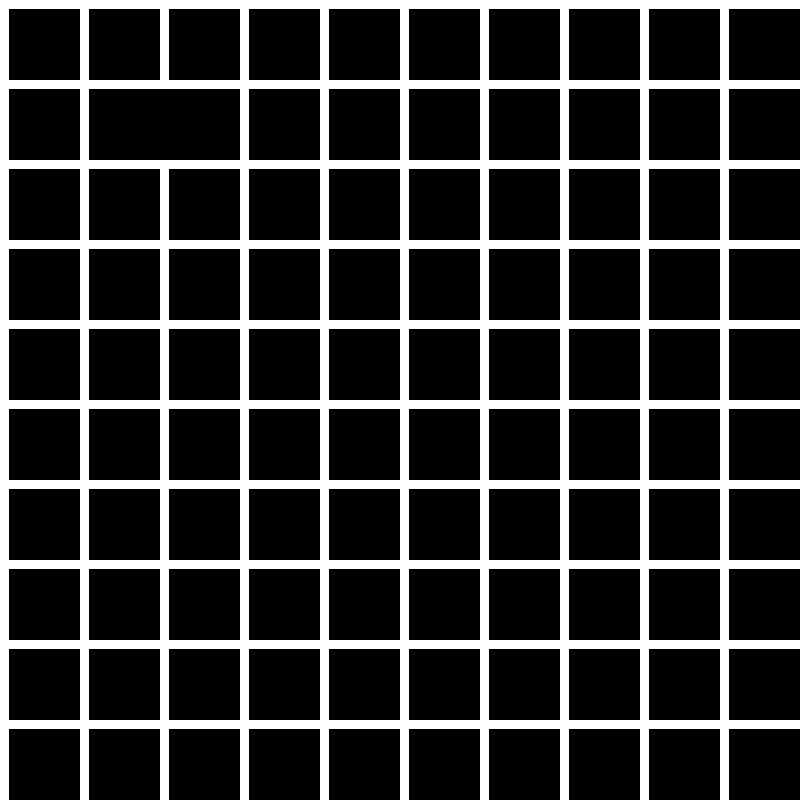
Frame 1 (no input)
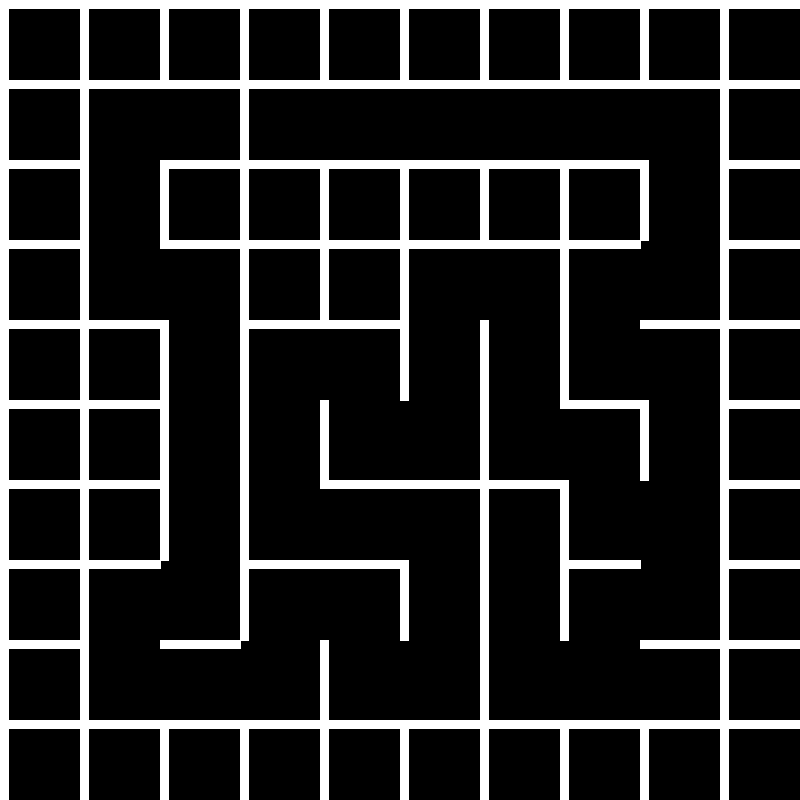
Frame 60 (the mouse pressed at the canvas centre just before this capture)
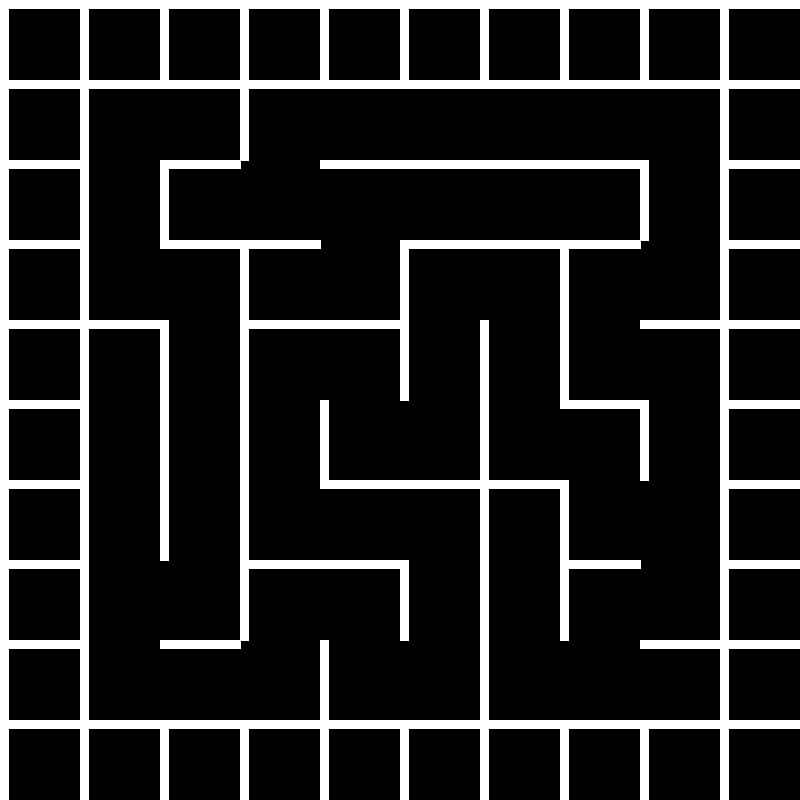
Frame 120 (the mouse held since frame 60 and released just before this capture)

The Processing sketch that drew these frames (run headless with seeded random() and noise(); from frame 60 on, the mouse is pressed at the canvas centre):

// Processing sketch: gen_maze_slo
// ── gen_maze_slo.pde

class CellPos {
  int x, y;
  
  CellPos(int x, int y) {
    this.x = x;
    this.y = y;
  }
}

int MAZE_SIZE;
float CELLSIZE;
float WALLSIZE;

int s = 10;

CellPos currcell;
ArrayList<CellPos> cellstack;
boolean[][] horwalls;
boolean[][] verwalls;
boolean[][] visited;
boolean whiledraw;

ArrayList<CellPos> unvisited_n(CellPos cp) {
  ArrayList<CellPos> u = new ArrayList<CellPos>();
  
  u.add(new CellPos(cp.x - 1, cp.y));
  u.add(new CellPos(cp.x, cp.y + 1));
  u.add(new CellPos(cp.x, cp.y - 1));
  u.add(new CellPos(cp.x + 1, cp.y));
  
  for (int i = u.size() - 1; i >= 0; i--) {
    CellPos c = u.get(i);
    
    if (visited[c.x][c.y]) {
      u.remove(i);
    }
  }
  
  return u;
}

void domaze() {
  for (int i = 0; i < MAZE_SIZE; i++) {
    for (int j = 0; j < MAZE_SIZE; j++) {
      visited[i][j] = false;
      verwalls[i][j] = true;
      horwalls[i][j] = true;
    }
  }
  
  for (int i = 0; i < MAZE_SIZE; i++) {
    visited[i][0] = true;
    visited[0][i] = true;
    visited[MAZE_SIZE - 1][i] = true;
    visited[i][MAZE_SIZE - 1] = true;
    
    verwalls[i][MAZE_SIZE] = true;
    horwalls[MAZE_SIZE][i] = true;
  }
  
  whiledraw = true;

}

void setup() {
  size(800, 800);

  MAZE_SIZE = s;
  CELLSIZE = 800 / (MAZE_SIZE * 1.0);
  WALLSIZE = CELLSIZE / 10.0;
  
  visited = new boolean[MAZE_SIZE][MAZE_SIZE];
  cellstack = new ArrayList<CellPos>();
  verwalls = new boolean[MAZE_SIZE][MAZE_SIZE + 1];
  horwalls = new boolean[MAZE_SIZE + 1][MAZE_SIZE];
  currcell = new CellPos(1, 1);
  cellstack.add(currcell);
  
  domaze();
}

void draw() {
  background(0);
  stroke(255);
  fill(255);
  
    
  if (whiledraw & cellstack.size() > 0) {
    ArrayList<CellPos> neighbours = unvisited_n(currcell);
    
    if (neighbours.size() > 0) {
      cellstack.add(0, currcell);
      currcell = neighbours.get((int)random(neighbours.size()));
      visited[currcell.x][currcell.y] = true;
      
      CellPos old = cellstack.get(0);
      
      if (old.x == currcell.x) {
        if (old.y > currcell.y) {
          horwalls[old.x][old.y] = false;
        } else {
          horwalls[currcell.x][currcell.y] = false;
        }
      } else {
        if (old.x > currcell.x) {
          verwalls[old.x][old.y] = false;
        } else {
          verwalls[currcell.x][currcell.y] = false;
        }
      }
    } else {
      currcell = cellstack.get(0);
      cellstack.remove(0);
    }
  } else {
    whiledraw = false;
  }
  
  //translate(-CELLSIZE * 2, -CELLSIZE * 2);
  
  for (int i = 0; i < MAZE_SIZE; i++) {
    for (int j = 0; j < MAZE_SIZE; j++) {
      if (verwalls[i][j]) {
        rect(i * CELLSIZE, j * CELLSIZE, WALLSIZE, CELLSIZE);
      }
      if (horwalls[i][j]) {
        rect(i * CELLSIZE, j * CELLSIZE, CELLSIZE, WALLSIZE);
      }
    }
  }
  
  for (int i = 0; i < MAZE_SIZE; i++) {
    if (horwalls[MAZE_SIZE][i]) {
      rect(MAZE_SIZE * CELLSIZE, i * CELLSIZE, CELLSIZE, WALLSIZE);
    }
    if (verwalls[i][MAZE_SIZE]) {
      rect(i * CELLSIZE, MAZE_SIZE * CELLSIZE, WALLSIZE, CELLSIZE);
    }
  }
}

void keyPressed() {
  //s++;
  s = 50;
  println(s - 2);
  setup();
}
